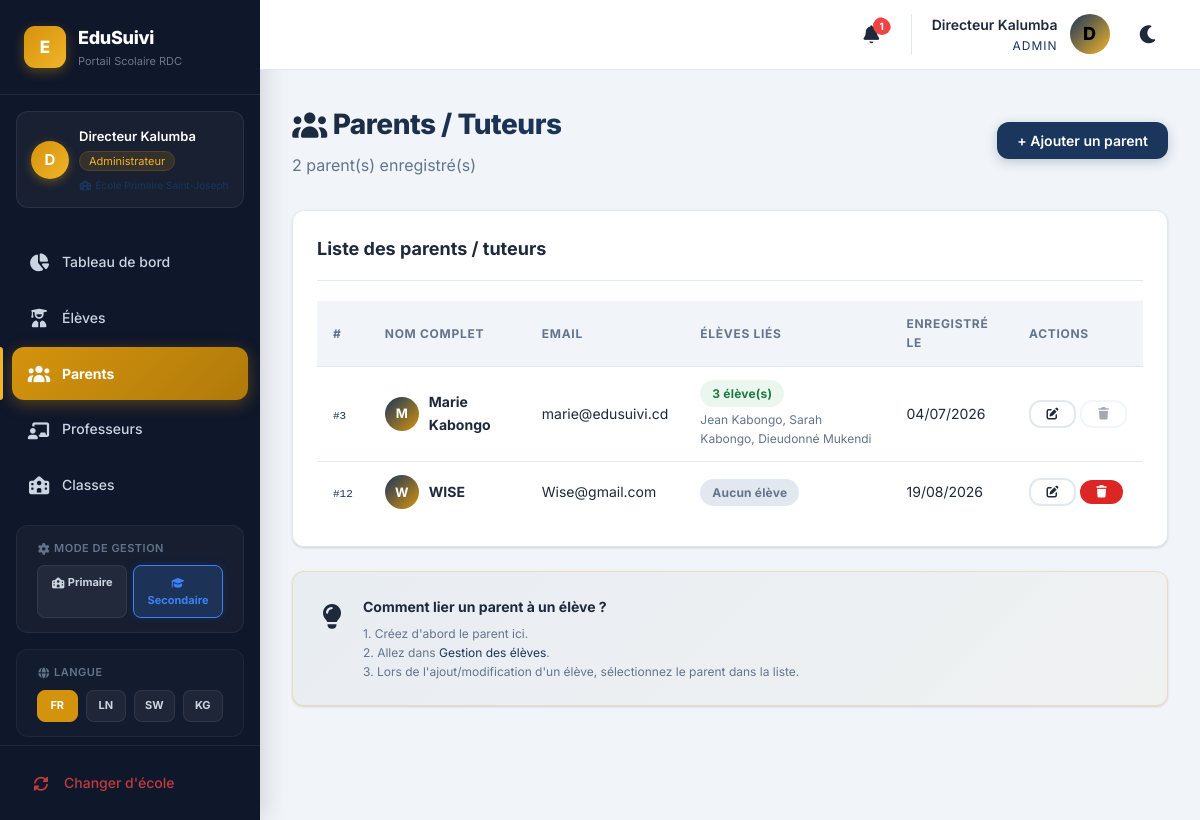
/admin/parents.php (signed in), run on the app's committed database.
### tables this page shows
CREATE TABLE `users` (
  `id` int(11) NOT NULL AUTO_INCREMENT,
  `name` varchar(100) NOT NULL,
  `email` varchar(100) NOT NULL,
  `password` varchar(255) NOT NULL,
  `role` enum('school','admin','teacher','parent') NOT NULL,
  `school_id` int(11) DEFAULT NULL,
  `reset_token` varchar(64) DEFAULT NULL,
  `reset_token_expiry` datetime DEFAULT NULL,
  `created_at` timestamp NOT NULL DEFAULT current_timestamp(),
  PRIMARY KEY (`id`),
  UNIQUE KEY `email` (`email`),
  KEY `fk_users_school` (`school_id`),
  KEY `idx_reset_token` (`reset_token`),
  CONSTRAINT `fk_users_school` FOREIGN KEY (`school_id`) REFERENCES `schools` (`id`) ON DELETE SET NULL
);

### includes/config.php (called while the page is built, shortened)
<?php
function escape($str) {
    return htmlspecialchars($str, ENT_QUOTES, 'UTF-8');
}

### admin/parents.php (the view, shortened to what this page needs)
<?php require_once __DIR__ . '/../includes/header.php'; requireRole('admin');
$parents = $pdo->query("
    SELECT u.id, u.name, u.email, u.created_at,
           GROUP_CONCAT(CONCAT(s.first_name,' ',s.last_name) SEPARATOR ', ') as children,
           COUNT(s.id) as children_count
    FROM users u
    LEFT JOIN students s ON s.parent_id = u.id
    WHERE u.role = 'parent'
    GROUP BY u.id
    ORDER BY u.name
")->fetchAll();
?>
<div class="page-header" style="display:flex;justify-content:space-between;align-items:center;">
    <div>
        <h2>👨‍👩‍👧 Parents / Tuteurs</h2>
        <p><?= count($parents) ?> parent(s) enregistré(s)</p>
    </div>
    <button class="btn btn-primary" onclick="openModal('addParentModal')">+ Ajouter un parent</button>
</div>
<div class="card">
    <div class="card-header">
        <h3>Liste des parents / tuteurs</h3>
    </div>
    <div style="overflow-x:auto;">
    <table>
        <thead><tr>
            <th>#</th><th>Nom complet</th><th>Email</th><th>Élèves liés</th><th>Enregistré le</th><th>Actions</th>
        </tr></thead>
        <tbody>
        <?php foreach ($parents as $p): ?>
        <tr>
            <td><code style="font-size:11px;color:var(--primary);">#<?= $p['id'] ?></code></td>
            <td>
                <div style="display:flex;align-items:center;gap:10px;">
                    <div style="width:34px;height:34px;border-radius:50%;background:linear-gradient(135deg,var(--primary),var(--gold));display:flex;align-items:center;justify-content:center;color:white;font-weight:700;font-size:13px;flex-shrink:0;">
                        <?= strtoupper(substr($p['name'],0,1)) ?>
                    </div>
                    <strong><?= escape($p['name']) ?></strong>
                </div>
            </td>
            <td><?= escape($p['email']) ?></td>
            <td>
                <?php if ($p['children_count'] > 0): ?>
                    <span class="badge badge-success"><?= $p['children_count'] ?> élève(s)</span>
                    <div style="font-size:12px;color:var(--text-muted);margin-top:3px;"><?= escape($p['children']) ?></div>
                <?php else: ?>
                    <span class="badge" style="background:var(--border);color:var(--text-muted);">Aucun élève</span>
                <?php endif; ?>
            </td>
            <td><?= date('d/m/Y', strtotime($p['created_at'])) ?></td>
            <td style="white-space:nowrap;">
                <button class="btn btn-sm btn-outline" onclick="editParent(<?= htmlspecialchars(json_encode($p)) ?>)" title="Modifier">✏️</button>
                <?php if ($p['children_count'] == 0): ?>
                    <button class="btn btn-sm btn-danger" onclick="confirmDelete('Supprimer ce parent ?','?delete=<?= $p['id'] ?>')" title="Supprimer">🗑</button>
                <?php else: ?>
                    <button class="btn btn-sm btn-outline" disabled title="Délier d'abord les élèves" style="opacity:.4;cursor:not-allowed;">🗑</button>
                <?php endif; ?>
            </td>
        </tr>
        <?php endforeach; ?>
        </tbody>
    </table>
    </div>
</div>
<div class="card" style="background:linear-gradient(135deg,rgba(26,54,93,.04),rgba(212,147,13,.03));border-color:rgba(212,147,13,.2);">
    <div style="display:flex;gap:16px;align-items:flex-start;">
        <div style="font-size:24px;">💡</div>
        <div>
            <h4 style="margin:0 0 5px;font-size:14px;">Comment lier un parent à un élève ?</h4>
            <p style="margin:0;font-size:12px;color:var(--text-muted);line-height:1.6;">
                1. Créez d'abord le parent ici.<br>
                2. Allez dans <a href="students.php">Gestion des élèves</a>.<br>
                3. Lors de l'ajout/modification d'un élève, sélectionnez le parent dans la liste.
            </p>
        </div>
    </div>
</div>
<?php require_once __DIR__ . '/../includes/footer.php'; ?>

### css/style.css (style rules this page uses)
:root { --primary: #1a365d; --primary-light: #2a4a7f; --primary-dark: #0f2341; --gold: #d4930d; --gold-light: #f0b429; --gold-dark: #b07a0a; --success: #1b7a43; --success-light: #ebf7ee; --danger: #dc2626; --danger-light: #fee2e2; --warning: #f59e0b; --warning-light: #fef3c7; --bg: #f1f5f9; --card: #ffffff; --text: #1e293b; --text-muted: #64748b; --border: #e2e8f0; --sidebar-bg: #0f172a; --sidebar-text: #cbd5e1; --sidebar-active: var(--gold); --radius: 12px; --shadow: 0 1px 3px rgba(0,0,0,0.1), 0 1px 2px rgba(0,0,0,0.06); --shadow-md: 0 4px 6px -1px rgba(0,0,0,0.1), 0 2px 4px -1px rgba(0,0,0,0.06); --shadow-lg: 0 10px 15px -3px rgba(0,0,0,0.1); --transition: all 0.25s cubic-bezier(0.4, 0, 0.2, 1); }
* { margin: 0; padding: 0; box-sizing: border-box; }
html, body { height: 100%; scroll-behavior: smooth; }
body { font-family: 'Inter', 'Segoe UI', system-ui, -apple-system, sans-serif; background: var(--bg); color: var(--text); line-height: 1.6; -webkit-font-smoothing: antialiased; overflow-x: hidden; }
a { color: var(--primary); text-decoration: none; transition: var(--transition); }
.fade-in-up { opacity: 0; transform: translateY(20px); transition: opacity 0.45s ease, transform 0.45s ease; }
.fade-in-up.visible { opacity: 1; transform: translateY(0); }
.fade-in-left { opacity: 0; transform: translateX(-16px); transition: opacity 0.35s ease, transform 0.35s ease; }
.fade-in-left.visible { opacity: 1; transform: translateX(0); }
.page-header { margin-bottom: 32px; }
.page-header h2 { font-size: 28px; font-weight: 800; letter-spacing: -0.5px; background: linear-gradient(135deg, var(--text), var(--primary)); -webkit-background-clip: text; -webkit-text-fill-color: transparent; background-clip: text; }
.page-header p { color: var(--text-muted); margin-top: 6px; }
.card { background: var(--card); border-radius: var(--radius); padding: 24px; box-shadow: var(--shadow); border: 1px solid var(--border); margin-bottom: 24px; transition: var(--transition); }
.card-header { display: flex; justify-content: space-between; align-items: center; margin-bottom: 20px; padding-bottom: 16px; border-bottom: 1px solid var(--border); }
.card-header h3 { font-size: 18px; font-weight: 700; }
table { width: 100%; border-collapse: collapse; }
th, td { padding: 13px 16px; text-align: left; border-bottom: 1px solid var(--border); }
th { font-size: 12px; text-transform: uppercase; letter-spacing: 0.7px; color: var(--text-muted); font-weight: 700; background: var(--bg); }
td { font-size: 14px; }
tr { transition: background 0.15s; }
tbody tr:last-child td { border-bottom: none; }
.badge { display: inline-block; padding: 4px 12px; border-radius: 20px; font-size: 12px; font-weight: 700; letter-spacing: 0.2px; }
.badge-success { background: var(--success-light); color: var(--success); }
.btn { padding: 10px 20px; border: none; border-radius: var(--radius); font-size: 14px; font-weight: 600; cursor: pointer; transition: var(--transition); display: inline-flex; align-items: center; gap: 8px; position: relative; overflow: hidden; font-family: inherit; }
.btn-primary { background: var(--primary); color: white; box-shadow: 0 3px 12px rgba(26,54,93,0.25); }
.btn-danger { background: var(--danger); color: white; }
.btn-sm { padding: 6px 14px; font-size: 12px; }
.btn-outline { background: transparent; border: 2px solid var(--border); color: var(--text); }
:root { --wa-green: #25D366; --wa-green-dark: #128C7E; --wa-green-light: #dcf8c6; --wa-sidebar-bg: #111b21; --wa-sidebar-hover: #202c33; --wa-chat-bg: #efeae2; --wa-header-bg: #202c33; --wa-input-bg: #2a3942; --wa-bubble-out: #d9fdd3; --wa-bubble-in: #ffffff; --wa-text-muted-wa: #8696a0; --wa-tick-color: #53bdeb; }

### data on the page
users: id "3", name "M", name "Marie Kabongo", email "marie@edusuivi.cd", children_count "3", children "Jean Kabongo, Sarah Kabongo, Dieudonné Mukendi", created_at "04/07/2026"
users: id "12", name "W", name "WISE", email "Wise@gmail.com", shows "Aucun élève", created_at "19/08/2026"

### other printed values
t('app_name') "EduSuivi"
t('app_subtitle') "Portail Scolaire RDC"
substr($currentUser['name'], 0, 1) "D"
$currentUser['name'] "Directeur Kalumba"
$roleLabels[$currentUser['role']] "Administrateur"
t($navLabel) "Tableau de bord"
t($navLabel) "Élèves"
t($navLabel) "Parents"
t($navLabel) "Classes"
t('language') "LANGUE"
$notifCount "1"
$currentUser['role'] "ADMIN"
count($parents) "2"
